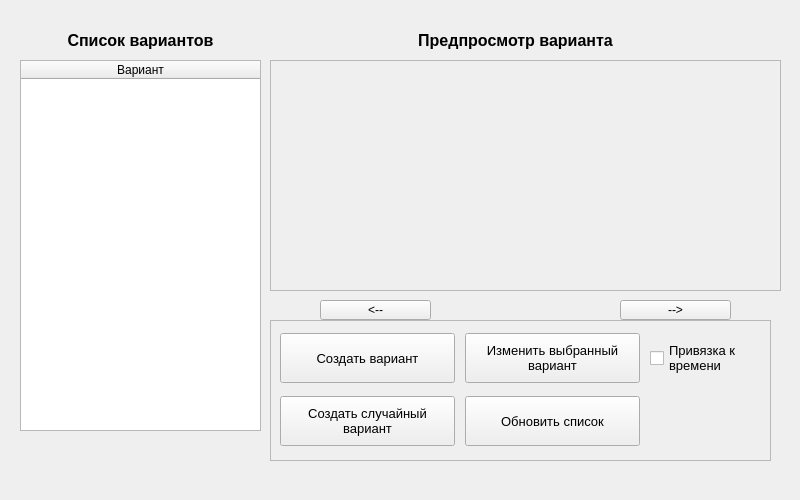
<?xml version="1.0" encoding="UTF-8"?>
<ui version="4.0">
 <class>Form</class>
 <widget class="QWidget" name="Form">
  <property name="geometry">
   <rect>
    <x>0</x>
    <y>0</y>
    <width>800</width>
    <height>500</height>
   </rect>
  </property>
  <property name="windowTitle">
   <string>Генератор вариантов</string>
  </property>
  <widget class="QTableWidget" name="tableWidget">
   <property name="geometry">
    <rect>
     <x>20</x>
     <y>60</y>
     <width>241</width>
     <height>371</height>
    </rect>
   </property>
   <attribute name="horizontalHeaderStretchLastSection">
    <bool>true</bool>
   </attribute>
   <attribute name="verticalHeaderStretchLastSection">
    <bool>false</bool>
   </attribute>
   <column>
    <property name="text">
     <string>Вариант</string>
    </property>
   </column>
  </widget>
  <widget class="QFrame" name="backgroundFrame">
   <property name="geometry">
    <rect>
     <x>270</x>
     <y>60</y>
     <width>511</width>
     <height>231</height>
    </rect>
   </property>
   <property name="frameShape">
    <enum>QFrame::StyledPanel</enum>
   </property>
   <property name="frameShadow">
    <enum>QFrame::Raised</enum>
   </property>
   <widget class="QLabel" name="preview">
    <property name="geometry">
     <rect>
      <x>0</x>
      <y>0</y>
      <width>511</width>
      <height>231</height>
     </rect>
    </property>
    <property name="text">
     <string/>
    </property>
   </widget>
  </widget>
  <widget class="QLabel" name="previewExam">
   <property name="geometry">
    <rect>
     <x>380</x>
     <y>30</y>
     <width>271</width>
     <height>21</height>
    </rect>
   </property>
   <property name="font">
    <font>
     <pointsize>12</pointsize>
     <weight>75</weight>
     <bold>true</bold>
    </font>
   </property>
   <property name="text">
    <string>Предпросмотр варианта</string>
   </property>
   <property name="alignment">
    <set>Qt::AlignCenter</set>
   </property>
  </widget>
  <widget class="QToolButton" name="left">
   <property name="geometry">
    <rect>
     <x>320</x>
     <y>300</y>
     <width>111</width>
     <height>20</height>
    </rect>
   </property>
   <property name="text">
    <string>&lt;--</string>
   </property>
  </widget>
  <widget class="QLabel" name="list">
   <property name="geometry">
    <rect>
     <x>20</x>
     <y>30</y>
     <width>241</width>
     <height>21</height>
    </rect>
   </property>
   <property name="font">
    <font>
     <pointsize>12</pointsize>
     <weight>75</weight>
     <bold>true</bold>
    </font>
   </property>
   <property name="text">
    <string>Список вариантов</string>
   </property>
   <property name="alignment">
    <set>Qt::AlignCenter</set>
   </property>
  </widget>
  <widget class="QFrame" name="backgroundFrame2">
   <property name="geometry">
    <rect>
     <x>270</x>
     <y>320</y>
     <width>501</width>
     <height>141</height>
    </rect>
   </property>
   <property name="frameShape">
    <enum>QFrame::StyledPanel</enum>
   </property>
   <property name="frameShadow">
    <enum>QFrame::Raised</enum>
   </property>
   <widget class="QWidget" name="gridLayoutWidget">
    <property name="geometry">
     <rect>
      <x>0</x>
      <y>0</y>
      <width>493</width>
      <height>141</height>
     </rect>
    </property>
    <layout class="QGridLayout" name="gridLayout">
     <property name="leftMargin">
      <number>10</number>
     </property>
     <property name="topMargin">
      <number>10</number>
     </property>
     <property name="rightMargin">
      <number>10</number>
     </property>
     <property name="bottomMargin">
      <number>10</number>
     </property>
     <property name="spacing">
      <number>10</number>
     </property>
     <item row="0" column="1">
      <widget class="QPushButton" name="changeSelected">
       <property name="minimumSize">
        <size>
         <width>175</width>
         <height>50</height>
        </size>
       </property>
       <property name="maximumSize">
        <size>
         <width>175</width>
         <height>50</height>
        </size>
       </property>
       <property name="font">
        <font>
         <family>MS Shell Dlg 2</family>
         <pointsize>10</pointsize>
         <kerning>true</kerning>
        </font>
       </property>
       <property name="toolTip">
        <string/>
       </property>
       <property name="styleSheet">
        <string notr="true"/>
       </property>
       <property name="text">
        <string>Изменить выбранный
вариант</string>
       </property>
       <property name="default">
        <bool>false</bool>
       </property>
      </widget>
     </item>
     <item row="1" column="0">
      <widget class="QPushButton" name="createRandom">
       <property name="minimumSize">
        <size>
         <width>175</width>
         <height>50</height>
        </size>
       </property>
       <property name="maximumSize">
        <size>
         <width>175</width>
         <height>50</height>
        </size>
       </property>
       <property name="font">
        <font>
         <pointsize>10</pointsize>
        </font>
       </property>
       <property name="text">
        <string>Создать случайный
вариант</string>
       </property>
      </widget>
     </item>
     <item row="0" column="2">
      <widget class="QCheckBox" name="checkBox">
       <property name="minimumSize">
        <size>
         <width>0</width>
         <height>50</height>
        </size>
       </property>
       <property name="maximumSize">
        <size>
         <width>150</width>
         <height>50</height>
        </size>
       </property>
       <property name="font">
        <font>
         <pointsize>10</pointsize>
        </font>
       </property>
       <property name="text">
        <string>Привязка к
времени</string>
       </property>
      </widget>
     </item>
     <item row="0" column="0">
      <widget class="QPushButton" name="create">
       <property name="minimumSize">
        <size>
         <width>175</width>
         <height>50</height>
        </size>
       </property>
       <property name="maximumSize">
        <size>
         <width>175</width>
         <height>50</height>
        </size>
       </property>
       <property name="font">
        <font>
         <family>MS Shell Dlg 2</family>
         <pointsize>10</pointsize>
         <kerning>true</kerning>
        </font>
       </property>
       <property name="toolTip">
        <string/>
       </property>
       <property name="styleSheet">
        <string notr="true"/>
       </property>
       <property name="text">
        <string>Создать вариант</string>
       </property>
       <property name="default">
        <bool>false</bool>
       </property>
      </widget>
     </item>
     <item row="1" column="1">
      <widget class="QPushButton" name="update">
       <property name="minimumSize">
        <size>
         <width>175</width>
         <height>50</height>
        </size>
       </property>
       <property name="maximumSize">
        <size>
         <width>175</width>
         <height>50</height>
        </size>
       </property>
       <property name="font">
        <font>
         <family>MS Shell Dlg 2</family>
         <pointsize>10</pointsize>
         <kerning>true</kerning>
        </font>
       </property>
       <property name="toolTip">
        <string/>
       </property>
       <property name="styleSheet">
        <string notr="true"/>
       </property>
       <property name="text">
        <string>Обновить список</string>
       </property>
       <property name="default">
        <bool>false</bool>
       </property>
      </widget>
     </item>
    </layout>
   </widget>
  </widget>
  <widget class="QToolButton" name="right">
   <property name="geometry">
    <rect>
     <x>620</x>
     <y>300</y>
     <width>111</width>
     <height>20</height>
    </rect>
   </property>
   <property name="text">
    <string>--&gt;</string>
   </property>
  </widget>
 </widget>
 <resources/>
 <connections/>
</ui>
